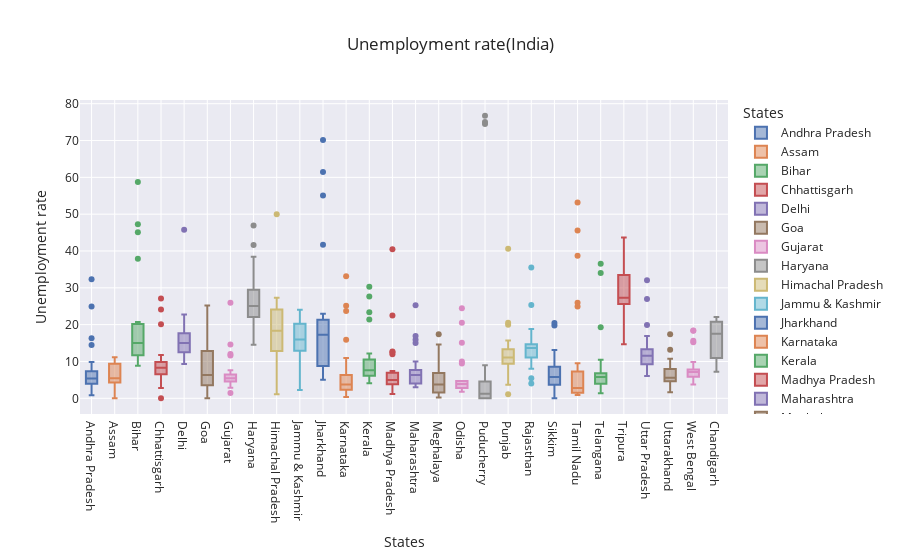

This figure's notebook cell:
### Markdown cell above
### Analysis by boxplot

### Code cell
fig_box=px.box(data_frame=data_India,x='States',y='Unemployment rate',color='States',title='Unemployment rate(India)',template='seaborn')
fig_box.show()

### Figure 1 — Plotly figure (JSON) as saved in the notebook; plotly's stock layout.template omitted (floating-point values rounded to 4 significant figures)
{"data": [{"alignmentgroup": "True", "hovertemplate": "States=%{x}<br>Unemployment rate=%{y}<extra></extra>", "legendgroup": "Andhra Pradesh", "marker": {"color": "rgb(76,114,176)"}, "name": "Andhra Pradesh", "notched": false, "offsetgroup": "Andhra Pradesh", "orientation": "v", "showlegend": true, "type": "box", "x": ["Andhra Pradesh", "Andhra Pradesh", "Andhra Pradesh", "Andhra Pradesh", "Andhra Pradesh", "Andhra Pradesh", "Andhra Pradesh", "Andhra Pradesh", "Andhra Pradesh", "Andhra Pradesh", "Andhra Pradesh", "Andhra Pradesh", "Andhra Pradesh", "Andhra Pradesh", "Andhra Pradesh", "Andhra Pradesh", "Andhra Pradesh", "Andhra Pradesh", "Andhra Pradesh", "Andhra Pradesh", "Andhra Pradesh", "Andhra Pradesh", "Andhra Pradesh", "Andhra Pradesh", "Andhra Pradesh", "Andhra Pradesh", "Andhra Pradesh", "Andhra Pradesh"], "x0": " ", "xaxis": "x", "y": [3.65, 3.05, 3.75, 3.32, 5.17, 3.52, 4.12, 4.38, 4.84, 5.91, 4.06, 16.29, 14.46, 0.85, 6.09, 3.8, 5.64, 4.61, 6.01, 4.7, 7.54, 7.88, 7.11, 5.66, 9.88, 32.3, 24.91, 5.86], "y0": " ", "yaxis": "y"}, {"alignmentgroup": "True", "hovertemplate": "States=%{x}<br>Unemployment rate=%{y}<extra></extra>", "legendgroup": "Assam", "marker": {"color": "rgb(221,132,82)"}, "name": "Assam", "notched": false, "offsetgroup": "Assam", "orientation": "v", "showlegend": true, "type": "box", "x": ["Assam", "Assam", "Assam", "Assam", "Assam", "Assam", "Assam", "Assam", "Assam", "Assam", "Assam", "Assam", "Assam", "Assam", "Assam", "Assam", "Assam", "Assam", "Assam", "Assam", "Assam", "Assam", "Assam", "Assam", "Assam", "Assam"], "x0": " ", "xaxis": "x", "y": [4.29, 5.08, 4.26, 5.79, 4.46, 4.65, 4.66, 4.29, 3.26, 3.77, 9.38, 0, 7.87, 9.89, 3.21, 10.39, 9.26, 11.17, 6.31, 5.02, 7.24, 9.98, 10.34, 8.37, 10.77, 3.42], "y0": " ", "yaxis": "y"}, {"alignmentgroup": "True", "hovertemplate": "States=%{x}<br>Unemployment rate=%{y}<extra></extra>", "legendgroup": "Bihar", "marker": {"color": "rgb(85,168,104)"}, "name": "Bihar", "notched": false, "offsetgroup": "Bihar", "orientation": "v", "showlegend": true, "type": "box", "x": ["Bihar", "Bihar", "Bihar", "Bihar", "Bihar", "Bihar", "Bihar", "Bihar", "Bihar", "Bihar", "Bihar", "Bihar", "Bihar", "Bihar", "Bihar", "Bihar", "Bihar", "Bihar", "Bihar", "Bihar", "Bihar", "Bihar", "Bihar", "Bihar", "Bihar", "Bihar", "Bihar", "Bihar"], "x0": " ", "xaxis": "x", "y": [9.27, 10.2, 13.44, 11, 8.87, 12.47, 12.4, 10.16, 9.13, 9.61, 15.39, 45.09, 47.26, 20.49, 19.9, 13.29, 16.41, 17.66, 20.46, 14.06, 17.62, 14.91, 20.69, 15.11, 15.73, 58.77, 37.87, 12.45], "y0": " ", "yaxis": "y"}, {"alignmentgroup": "True", "hovertemplate": "States=%{x}<br>Unemployment rate=%{y}<extra></extra>", "legendgroup": "Chhattisgarh", "marker": {"color": "rgb(196,78,82)"}, "name": "Chhattisgarh", "notched": false, "offsetgroup": "Chhattisgarh", "orientation": "v", "showlegend": true, "type": "box", "x": ["Chhattisgarh", "Chhattisgarh", "Chhattisgarh", "Chhattisgarh", "Chhattisgarh", "Chhattisgarh", "Chhattisgarh", "Chhattisgarh", "Chhattisgarh", "Chhattisgarh", "Chhattisgarh", "Chhattisgarh", "Chhattisgarh", "Chhattisgarh", "Chhattisgarh", "Chhattisgarh", "Chhattisgarh", "Chhattisgarh", "Chhattisgarh", "Chhattisgarh", "Chhattisgarh", "Chhattisgarh", "Chhattisgarh", "Chhattisgarh", "Chhattisgarh", "Chhattisgarh", "Chhattisgarh", "Chhattisgarh"], "x0": " ", "xaxis": "x", "y": [9.82, 6.76, 4.54, 4.64, 8.33, 6.96, 2.77, 6.11, 9.89, 7.89, 7.31, 0, 7.64, 10.14, 9.77, 11.77, 8.17, 6.29, 9.46, 10.27, 8.32, 3.57, 9.01, 9.79, 8.21, 20.13, 24.1, 27.07], "y0": " ", "yaxis": "y"}, {"alignmentgroup": "True", "hovertemplate": "States=%{x}<br>Unemployment rate=%{y}<extra></extra>", "legendgroup": "Delhi", "marker": {"color": "rgb(129,114,179)"}, "name": "Delhi", "notched": false, "offsetgroup": "Delhi", "orientation": "v", "showlegend": true, "type": "box", "x": ["Delhi", "Delhi", "Delhi", "Delhi", "Delhi", "Delhi", "Delhi", "Delhi", "Delhi", "Delhi", "Delhi", "Delhi", "Delhi", "Delhi", "Delhi", "Delhi", "Delhi", "Delhi", "Delhi", "Delhi", "Delhi", "Delhi", "Delhi", "Delhi", "Delhi", "Delhi", "Delhi", "Delhi"], "x0": " ", "xaxis": "x", "y": [12.56, 9.33, 11.07, 17.18, 12.5, 15.84, 11.11, 16.97, 13.48, 13.81, 15.18, 20.69, 22.76, 21.14, 12.31, 12.76, 14.68, 13.52, 20.59, 12.41, 16.11, 11.07, 22.45, 14.86, 17.09, 16.51, 45.78, 18.11], "y0": " ", "yaxis": "y"}, {"alignmentgroup": "True", "hovertemplate": "States=%{x}<br>Unemployment rate=%{y}<extra></extra>", "legendgroup": "Goa", "marker": {"color": "rgb(147,120,96)"}, "name": "Goa", "notched": false, "offsetgroup": "Goa", "orientation": "v", "showlegend": true, "type": "box", "x": ["Goa", "Goa", "Goa", "Goa", "Goa", "Goa", "Goa", "Goa", "Goa", "Goa", "Goa", "Goa", "Goa", "Goa", "Goa", "Goa", "Goa", "Goa", "Goa", "Goa", "Goa", "Goa", "Goa", "Goa"], "x0": " ", "xaxis": "x", "y": [2.91, 5.45, 10.98, 1.98, 3.61, 7.21, 23.71, 3.54, 5.38, 0, 15.91, 20, 2.75, 13.33, 12.28, 4.9, 3.16, 12.31, 25.2, 16.22, 10.92, 4.31, 4.76, 11.76], "y0": " ", "yaxis": "y"}, {"alignmentgroup": "True", "hovertemplate": "States=%{x}<br>Unemployment rate=%{y}<extra></extra>", "legendgroup": "Gujarat", "marker": {"color": "rgb(218,139,195)"}, "name": "Gujarat", "notched": false, "offsetgroup": "Gujarat", "orientation": "v", "showlegend": true, "type": "box", "x": ["Gujarat", "Gujarat", "Gujarat", "Gujarat", "Gujarat", "Gujarat", "Gujarat", "Gujarat", "Gujarat", "Gujarat", "Gujarat", "Gujarat", "Gujarat", "Gujarat", "Gujarat", "Gujarat", "Gujarat", "Gujarat", "Gujarat", "Gujarat", "Gujarat", "Gujarat", "Gujarat", "Gujarat", "Gujarat", "Gujarat", "Gujarat", "Gujarat"], "x0": " ", "xaxis": "x", "y": [2.88, 4.77, 4.58, 3.7, 6.29, 4.91, 4.68, 3.46, 5.35, 6.64, 7.59, 12, 14.58, 1.41, 4.09, 6.31, 5.15, 4.2, 5.96, 5.45, 7.53, 5.71, 5.82, 6.04, 5.39, 25.94, 11.62, 4.54], "y0": " ", "yaxis": "y"}, {"alignmentgroup": "True", "hovertemplate": "States=%{x}<br>Unemployment rate=%{y}<extra></extra>", "legendgroup": "Haryana", "marker": {"color": "rgb(140,140,140)"}, "name": "Haryana", "notched": false, "offsetgroup": "Haryana", "orientation": "v", "showlegend": true, "type": "box", "x": ["Haryana", "Haryana", "Haryana", "Haryana", "Haryana", "Haryana", "Haryana", "Haryana", "Haryana", "Haryana", "Haryana", "Haryana", "Haryana", "Haryana", "Haryana", "Haryana", "Haryana", "Haryana", "Haryana", "Haryana", "Haryana", "Haryana", "Haryana", "Haryana", "Haryana", "Haryana", "Haryana", "Haryana"], "x0": " ", "xaxis": "x", "y": [14.54, 23.08, 16.22, 30.94, 16.36, 24.17, 16.59, 29.56, 16.21, 27.19, 23.92, 41.61, 34.22, 35.57, 24.67, 20.42, 25.45, 24.19, 26.84, 21.04, 27.06, 23.65, 27.24, 23.29, 27.14, 46.89, 38.46, 29.41], "y0": " ", "yaxis": "y"}, {"alignmentgroup": "True", "hovertemplate": "States=%{x}<br>Unemployment rate=%{y}<extra></extra>", "legendgroup": "Himachal Pradesh", "marker": {"color": "rgb(204,185,116)"}, "name": "Himachal Pradesh", "notched": false, "offsetgroup": "Himachal Pradesh", "orientation": "v", "showlegend": true, "type": "box", "x": ["Himachal Pradesh", "Himachal Pradesh", "Himachal Pradesh", "Himachal Pradesh", "Himachal Pradesh", "Himachal Pradesh", "Himachal Pradesh", "Himachal Pradesh", "Himachal Pradesh", "Himachal Pradesh", "Himachal Pradesh", "Himachal Pradesh", "Himachal Pradesh", "Himachal Pradesh", "Himachal Pradesh", "Himachal Pradesh", "Himachal Pradesh", "Himachal Pradesh", "Himachal Pradesh", "Himachal Pradesh", "Himachal Pradesh", "Himachal Pradesh", "Himachal Pradesh", "Himachal Pradesh", "Himachal Pradesh", "Himachal Pradesh", "Himachal Pradesh", "Himachal Pradesh"], "x0": " ", "xaxis": "x", "y": [13.68, 11.43, 20.59, 18.56, 15.98, 15.81, 22.86, 19.46, 16.67, 15.42, 17.71, 2.13, 25.64, 1.12, 10.88, 21.43, 21.51, 24.48, 12, 23.77, 27.27, 25.32, 18.15, 27.31, 26.44, 2.7, 50, 10.81], "y0": " ", "yaxis": "y"}, {"alignmentgroup": "True", "hovertemplate": "States=%{x}<br>Unemployment rate=%{y}<extra></extra>", "legendgroup": "Jammu & Kashmir", "marker": {"color": "rgb(100,181,205)"}, "name": "Jammu & Kashmir", "notched": false, "offsetgroup": "Jammu & Kashmir", "orientation": "v", "showlegend": true, "type": "box", "x": ["Jammu & Kashmir", "Jammu & Kashmir", "Jammu & Kashmir", "Jammu & Kashmir", "Jammu & Kashmir", "Jammu & Kashmir", "Jammu & Kashmir", "Jammu & Kashmir", "Jammu & Kashmir", "Jammu & Kashmir", "Jammu & Kashmir", "Jammu & Kashmir", "Jammu & Kashmir", "Jammu & Kashmir", "Jammu & Kashmir", "Jammu & Kashmir", "Jammu & Kashmir", "Jammu & Kashmir", "Jammu & Kashmir", "Jammu & Kashmir", "Jammu & Kashmir"], "x0": " ", "xaxis": "x", "y": [12.78, 12.09, 13.67, 11.32, 19.27, 14.73, 22.19, 21.23, 16, 2.22, 18.97, 23.04, 19.88, 21.55, 24.06, 14.29, 7.02, 18.54, 19.86, 14.29, 12.96], "y0": " ", "yaxis": "y"}, {"alignmentgroup": "True", "hovertemplate": "States=%{x}<br>Unemployment rate=%{y}<extra></extra>", "legendgroup": "Jharkhand", "marker": {"color": "rgb(76,114,176)"}, "name": "Jharkhand", "notched": false, "offsetgroup": "Jharkhand", "orientation": "v", "showlegend": true, "type": "box", "x": ["Jharkhand", "Jharkhand", "Jharkhand", "Jharkhand", "Jharkhand", "Jharkhand", "Jharkhand", "Jharkhand", "Jharkhand", "Jharkhand", "Jharkhand", "Jharkhand", "Jharkhand", "Jharkhand", "Jharkhand", "Jharkhand", "Jharkhand", "Jharkhand", "Jharkhand", "Jharkhand", "Jharkhand", "Jharkhand", "Jharkhand", "Jharkhand", "Jharkhand", "Jharkhand", "Jharkhand", "Jharkhand"], "x0": " ", "xaxis": "x", "y": [7.11, 8.46, 9.98, 12.06, 7.12, 6.57, 8.07, 15.15, 6.16, 9.06, 5.01, 41.72, 55.1, 21.53, 17.23, 20.51, 15.67, 20.25, 21.16, 19.05, 17.34, 22.01, 22.96, 19.67, 16.4, 61.48, 70.17, 19.38], "y0": " ", "yaxis": "y"}, {"alignmentgroup": "True", "hovertemplate": "States=%{x}<br>Unemployment rate=%{y}<extra></extra>", "legendgroup": "Karnataka", "marker": {"color": "rgb(221,132,82)"}, "name": "Karnataka", "notched": false, "offsetgroup": "Karnataka", "orientation": "v", "showlegend": true, "type": "box", "x": ["Karnataka", "Karnataka", "Karnataka", "Karnataka", "Karnataka", "Karnataka", "Karnataka", "Karnataka", "Karnataka", "Karnataka", "Karnataka", "Karnataka", "Karnataka", "Karnataka", "Karnataka", "Karnataka", "Karnataka", "Karnataka", "Karnataka", "Karnataka", "Karnataka", "Karnataka", "Karnataka", "Karnataka", "Karnataka", "Karnataka", "Karnataka", "Karnataka"], "x0": " ", "xaxis": "x", "y": [5.46, 5.98, 0.52, 0.37, 3.2, 7.13, 1.19, 0.41, 2.57, 4.11, 2.39, 33.17, 23.72, 10.92, 6.56, 5, 2.29, 1.27, 3.57, 3.87, 3.44, 1.56, 3.31, 2.88, 4.92, 25.12, 15.88, 6.12], "y0": " ", "yaxis": "y"}, {"alignmentgroup": "True", "hovertemplate": "States=%{x}<br>Unemployment rate=%{y}<extra></extra>", "legendgroup": "Kerala", "marker": {"color": "rgb(85,168,104)"}, "name": "Kerala", "notched": false, "offsetgroup": "Kerala", "orientation": "v", "showlegend": true, "type": "box", "x": ["Kerala", "Kerala", "Kerala", "Kerala", "Kerala", "Kerala", "Kerala", "Kerala", "Kerala", "Kerala", "Kerala", "Kerala", "Kerala", "Kerala", "Kerala", "Kerala", "Kerala", "Kerala", "Kerala", "Kerala", "Kerala", "Kerala", "Kerala", "Kerala", "Kerala", "Kerala", "Kerala", "Kerala"], "x0": " ", "xaxis": "x", "y": [6.63, 9, 4.95, 10.32, 5.35, 9.14, 5, 10.77, 4.11, 8.91, 8.85, 10.71, 23.38, 27.66, 6.11, 6.67, 7.58, 7.69, 5.52, 5.35, 6.71, 7.31, 6.65, 6.08, 9.14, 21.43, 30.28, 12.17], "y0": " ", "yaxis": "y"}, {"alignmentgroup": "True", "hovertemplate": "States=%{x}<br>Unemployment rate=%{y}<extra></extra>", "legendgroup": "Madhya Pradesh", "marker": {"color": "rgb(196,78,82)"}, "name": "Madhya Pradesh", "notched": false, "offsetgroup": "Madhya Pradesh", "orientation": "v", "showlegend": true, "type": "box", "x": ["Madhya Pradesh", "Madhya Pradesh", "Madhya Pradesh", "Madhya Pradesh", "Madhya Pradesh", "Madhya Pradesh", "Madhya Pradesh", "Madhya Pradesh", "Madhya Pradesh", "Madhya Pradesh", "Madhya Pradesh", "Madhya Pradesh", "Madhya Pradesh", "Madhya Pradesh", "Madhya Pradesh", "Madhya Pradesh", "Madhya Pradesh", "Madhya Pradesh", "Madhya Pradesh", "Madhya Pradesh", "Madhya Pradesh", "Madhya Pradesh", "Madhya Pradesh", "Madhya Pradesh", "Madhya Pradesh", "Madhya Pradesh", "Madhya Pradesh", "Madhya Pradesh"], "x0": " ", "xaxis": "x", "y": [3.63, 4.25, 3.92, 4.94, 3.08, 2.98, 2.72, 2.94, 3.66, 4.42, 1.19, 12.5, 22.46, 6.46, 3.91, 6.38, 7.38, 6.82, 7, 4.4, 6.06, 6.2, 5.17, 4.96, 4.8, 11.94, 40.49, 12.72], "y0": " ", "yaxis": "y"}, {"alignmentgroup": "True", "hovertemplate": "States=%{x}<br>Unemployment rate=%{y}<extra></extra>", "legendgroup": "Maharashtra", "marker": {"color": "rgb(129,114,179)"}, "name": "Maharashtra", "notched": false, "offsetgroup": "Maharashtra", "orientation": "v", "showlegend": true, "type": "box", "x": ["Maharashtra", "Maharashtra", "Maharashtra", "Maharashtra", "Maharashtra", "Maharashtra", "Maharashtra", "Maharashtra", "Maharashtra", "Maharashtra", "Maharashtra", "Maharashtra", "Maharashtra", "Maharashtra", "Maharashtra", "Maharashtra", "Maharashtra", "Maharashtra", "Maharashtra", "Maharashtra", "Maharashtra", "Maharashtra", "Maharashtra", "Maharashtra", "Maharashtra", "Maharashtra", "Maharashtra", "Maharashtra"], "x0": " ", "xaxis": "x", "y": [3.67, 4.34, 3.66, 3.76, 4.4, 3.81, 3.68, 3.03, 3.8, 4.24, 5.38, 25.28, 16.89, 9.4, 6.08, 6.46, 6.35, 7.57, 7.6, 7.51, 7.6, 7.83, 6.67, 5.34, 6.34, 14.99, 15.92, 10.01], "y0": " ", "yaxis": "y"}, {"alignmentgroup": "True", "hovertemplate": "States=%{x}<br>Unemployment rate=%{y}<extra></extra>", "legendgroup": "Meghalaya", "marker": {"color": "rgb(147,120,96)"}, "name": "Meghalaya", "notched": false, "offsetgroup": "Meghalaya", "orientation": "v", "showlegend": true, "type": "box", "x": ["Meghalaya", "Meghalaya", "Meghalaya", "Meghalaya", "Meghalaya", "Meghalaya", "Meghalaya", "Meghalaya", "Meghalaya", "Meghalaya", "Meghalaya", "Meghalaya", "Meghalaya", "Meghalaya", "Meghalaya", "Meghalaya", "Meghalaya", "Meghalaya", "Meghalaya", "Meghalaya", "Meghalaya", "Meghalaya", "Meghalaya", "Meghalaya", "Meghalaya", "Meghalaya", "Meghalaya"], "x0": " ", "xaxis": "x", "y": [3.16, 4.23, 1.03, 0.52, 0.24, 3.7, 1.5, 1.8, 0.97, 2.76, 1.28, 8.38, 3.73, 1.35, 8.4, 8.66, 4.43, 5.8, 5.3, 7.2, 3.02, 5.21, 4.76, 7.37, 2.8, 17.39, 14.58], "y0": " ", "yaxis": "y"}, {"alignmentgroup": "True", "hovertemplate": "States=%{x}<br>Unemployment rate=%{y}<extra></extra>", "legendgroup": "Odisha", "marker": {"color": "rgb(218,139,195)"}, "name": "Odisha", "notched": false, "offsetgroup": "Odisha", "orientation": "v", "showlegend": true, "type": "box", "x": ["Odisha", "Odisha", "Odisha", "Odisha", "Odisha", "Odisha", "Odisha", "Odisha", "Odisha", "Odisha", "Odisha", "Odisha", "Odisha", "Odisha", "Odisha", "Odisha", "Odisha", "Odisha", "Odisha", "Odisha", "Odisha", "Odisha", "Odisha", "Odisha", "Odisha", "Odisha", "Odisha", "Odisha"], "x0": " ", "xaxis": "x", "y": [4.17, 4.71, 3.31, 3.68, 4.31, 4.28, 4.72, 4.67, 1.81, 3.31, 15.09, 24.48, 9.45, 4.59, 2.95, 2.63, 1.78, 3.5, 3.78, 4.5, 2.23, 3.36, 2.28, 2.19, 3.96, 20.5, 10, 2.18], "y0": " ", "yaxis": "y"}, {"alignmentgroup": "True", "hovertemplate": "States=%{x}<br>Unemployment rate=%{y}<extra></extra>", "legendgroup": "Puducherry", "marker": {"color": "rgb(140,140,140)"}, "name": "Puducherry", "notched": false, "offsetgroup": "Puducherry", "orientation": "v", "showlegend": true, "type": "box", "x": ["Puducherry", "Puducherry", "Puducherry", "Puducherry", "Puducherry", "Puducherry", "Puducherry", "Puducherry", "Puducherry", "Puducherry", "Puducherry", "Puducherry", "Puducherry", "Puducherry", "Puducherry", "Puducherry", "Puducherry", "Puducherry", "Puducherry", "Puducherry", "Puducherry", "Puducherry", "Puducherry", "Puducherry", "Puducherry", "Puducherry"], "x0": " ", "xaxis": "x", "y": [0, 0, 0, 4.85, 0, 1.18, 0, 1.99, 0.58, 1.74, 2.31, 74.51, 1.25, 0, 0, 8.95, 1.22, 1.17, 1.37, 5.21, 0.57, 1.78, 0.62, 76.74, 75, 4.55], "y0": " ", "yaxis": "y"}, {"alignmentgroup": "True", "hovertemplate": "States=%{x}<br>Unemployment rate=%{y}<extra></extra>", "legendgroup": "Punjab", "marker": {"color": "rgb(204,185,116)"}, "name": "Punjab", "notched": false, "offsetgroup": "Punjab", "orientation": "v", "showlegend": true, "type": "box", "x": ["Punjab", "Punjab", "Punjab", "Punjab", "Punjab", "Punjab", "Punjab", "Punjab", "Punjab", "Punjab", "Punjab", "Punjab", "Punjab", "Punjab", "Punjab", "Punjab", "Punjab", "Punjab", "Punjab", "Punjab", "Punjab", "Punjab", "Punjab", "Punjab", "Punjab", "Punjab", "Punjab", "Punjab"], "x0": " ", "xaxis": "x", "y": [9.17, 12.21, 9.64, 6.69, 8.59, 12.56, 7.07, 6.13, 9.69, 10.41, 10.51, 3.69, 40.59, 20, 13.49, 13.17, 11.61, 11.99, 15.69, 13.75, 10.39, 11.97, 13.68, 11.99, 9.97, 1.13, 20.54, 10.55], "y0": " ", "yaxis": "y"}, {"alignmentgroup": "True", "hovertemplate": "States=%{x}<br>Unemployment rate=%{y}<extra></extra>", "legendgroup": "Rajasthan", "marker": {"color": "rgb(100,181,205)"}, "name": "Rajasthan", "notched": false, "offsetgroup": "Rajasthan", "orientation": "v", "showlegend": true, "type": "box", "x": ["Rajasthan", "Rajasthan", "Rajasthan", "Rajasthan", "Rajasthan", "Rajasthan", "Rajasthan", "Rajasthan", "Rajasthan", "Rajasthan", "Rajasthan", "Rajasthan", "Rajasthan", "Rajasthan", "Rajasthan", "Rajasthan", "Rajasthan", "Rajasthan", "Rajasthan", "Rajasthan", "Rajasthan", "Rajasthan", "Rajasthan", "Rajasthan", "Rajasthan", "Rajasthan", "Rajasthan", "Rajasthan"], "x0": " ", "xaxis": "x", "y": [4.03, 13.7, 9.7, 12.5, 5.45, 14.66, 10.47, 13.96, 8, 14.48, 9.47, 12.25, 10.45, 13.86, 13.62, 14.36, 11.67, 14.71, 12.63, 13.02, 14.3, 18.04, 18.82, 17.02, 18.54, 35.53, 25.35, 13.04], "y0": " ", "yaxis": "y"}, {"alignmentgroup": "True", "hovertemplate": "States=%{x}<br>Unemployment rate=%{y}<extra></extra>", "legendgroup": "Sikkim", "marker": {"color": "rgb(76,114,176)"}, "name": "Sikkim", "notched": false, "offsetgroup": "Sikkim", "orientation": "v", "showlegend": true, "type": "box", "x": ["Sikkim", "Sikkim", "Sikkim", "Sikkim", "Sikkim", "Sikkim", "Sikkim", "Sikkim", "Sikkim", "Sikkim", "Sikkim", "Sikkim", "Sikkim", "Sikkim", "Sikkim", "Sikkim", "Sikkim"], "x0": " ", "xaxis": "x", "y": [5.48, 13.11, 1, 0, 5.81, 8.2, 7.76, 2.56, 4.82, 4.81, 9.68, 4.04, 7.37, 20.45, 5.77, 19.75, 2.63], "y0": " ", "yaxis": "y"}, {"alignmentgroup": "True", "hovertemplate": "States=%{x}<br>Unemployment rate=%{y}<extra></extra>", "legendgroup": "Tamil Nadu", "marker": {"color": "rgb(221,132,82)"}, "name": "Tamil Nadu", "notched": false, "offsetgroup": "Tamil Nadu", "orientation": "v", "showlegend": true, "type": "box", "x": ["Tamil Nadu", "Tamil Nadu", "Tamil Nadu", "Tamil Nadu", "Tamil Nadu", "Tamil Nadu", "Tamil Nadu", "Tamil Nadu", "Tamil Nadu", "Tamil Nadu", "Tamil Nadu", "Tamil Nadu", "Tamil Nadu", "Tamil Nadu", "Tamil Nadu", "Tamil Nadu", "Tamil Nadu", "Tamil Nadu", "Tamil Nadu", "Tamil Nadu", "Tamil Nadu", "Tamil Nadu", "Tamil Nadu", "Tamil Nadu", "Tamil Nadu", "Tamil Nadu", "Tamil Nadu", "Tamil Nadu"], "x0": " ", "xaxis": "x", "y": [0.97, 0.92, 6.01, 2.91, 1.71, 1.46, 2.46, 3.73, 1.18, 1.17, 6.36, 53.19, 38.73, 2.06, 0.89, 1.56, 3.18, 9.53, 1.86, 1.13, 2.65, 8.05, 2.05, 3.31, 6.46, 45.55, 25.95, 24.93], "y0": " ", "yaxis": "y"}, {"alignmentgroup": "True", "hovertemplate": "States=%{x}<br>Unemployment rate=%{y}<extra></extra>", "legendgroup": "Telangana", "marker": {"color": "rgb(85,168,104)"}, "name": "Telangana", "notched": false, "offsetgroup": "Telangana", "orientation": "v", "showlegend": true, "type": "box", "x": ["Telangana", "Telangana", "Telangana", "Telangana", "Telangana", "Telangana", "Telangana", "Telangana", "Telangana", "Telangana", "Telangana", "Telangana", "Telangana", "Telangana", "Telangana", "Telangana", "Telangana", "Telangana", "Telangana", "Telangana", "Telangana", "Telangana", "Telangana", "Telangana", "Telangana", "Telangana", "Telangana", "Telangana"], "x0": " ", "xaxis": "x", "y": [2.23, 5.92, 2.45, 1.4, 5.49, 7.29, 6.47, 1.35, 5.02, 9.02, 5.63, 4.51, 34.01, 19.3, 1.52, 1.43, 3.73, 4.19, 6.19, 6.74, 5.23, 4.22, 6.49, 6.74, 6.1, 10.5, 36.57, 6.92], "y0": " ", "yaxis": "y"}, {"alignmentgroup": "True", "hovertemplate": "States=%{x}<br>Unemployment rate=%{y}<extra></extra>", "legendgroup": "Tripura", "marker": {"color": "rgb(196,78,82)"}, "name": "Tripura", "notched": false, "offsetgroup": "Tripura", "orientation": "v", "showlegend": true, "type": "box", "x": ["Tripura", "Tripura", "Tripura", "Tripura", "Tripura", "Tripura", "Tripura", "Tripura", "Tripura", "Tripura", "Tripura", "Tripura", "Tripura", "Tripura", "Tripura", "Tripura", "Tripura", "Tripura", "Tripura", "Tripura", "Tripura", "Tripura", "Tripura", "Tripura", "Tripura", "Tripura", "Tripura", "Tripura"], "x0": " ", "xaxis": "x", "y": [29.25, 26.64, 22.47, 25.49, 30.23, 27.54, 25.25, 26.53, 31.91, 26.22, 31.61, 43.64, 14.71, 18.84, 34.69, 25.59, 25.81, 33.45, 33.57, 26.67, 27.15, 33.48, 34.37, 33.88, 25.69, 34.88, 16.78, 27.47], "y0": " ", "yaxis": "y"}, {"alignmentgroup": "True", "hovertemplate": "States=%{x}<br>Unemployment rate=%{y}<extra></extra>", "legendgroup": "Uttar Pradesh", "marker": {"color": "rgb(129,114,179)"}, "name": "Uttar Pradesh", "notched": false, "offsetgroup": "Uttar Pradesh", "orientation": "v", "showlegend": true, "type": "box", "x": ["Uttar Pradesh", "Uttar Pradesh", "Uttar Pradesh", "Uttar Pradesh", "Uttar Pradesh", "Uttar Pradesh", "Uttar Pradesh", "Uttar Pradesh", "Uttar Pradesh", "Uttar Pradesh", "Uttar Pradesh", "Uttar Pradesh", "Uttar Pradesh", "Uttar Pradesh", "Uttar Pradesh", "Uttar Pradesh", "Uttar Pradesh", "Uttar Pradesh", "Uttar Pradesh", "Uttar Pradesh", "Uttar Pradesh", "Uttar Pradesh", "Uttar Pradesh", "Uttar Pradesh", "Uttar Pradesh", "Uttar Pradesh", "Uttar Pradesh", "Uttar Pradesh"], "x0": " ", "xaxis": "x", "y": [10.26, 11.13, 9.19, 11.47, 6.45, 10.18, 6.94, 8.43, 6.06, 8.12, 9.37, 19.92, 16.89, 8.51, 14.4, 11.62, 11.8, 14.73, 13.58, 10.35, 11.31, 12.37, 12.34, 11.65, 12.32, 26.94, 32.06, 13.05], "y0": " ", "yaxis": "y"}, {"alignmentgroup": "True", "hovertemplate": "States=%{x}<br>Unemployment rate=%{y}<extra></extra>", "legendgroup": "Uttarakhand", "marker": {"color": "rgb(147,120,96)"}, "name": "Uttarakhand", "notched": false, "offsetgroup": "Uttarakhand", "orientation": "v", "showlegend": true, "type": "box", "x": ["Uttarakhand", "Uttarakhand", "Uttarakhand", "Uttarakhand", "Uttarakhand", "Uttarakhand", "Uttarakhand", "Uttarakhand", "Uttarakhand", "Uttarakhand", "Uttarakhand", "Uttarakhand", "Uttarakhand", "Uttarakhand", "Uttarakhand", "Uttarakhand", "Uttarakhand", "Uttarakhand", "Uttarakhand", "Uttarakhand", "Uttarakhand", "Uttarakhand", "Uttarakhand", "Uttarakhand", "Uttarakhand", "Uttarakhand", "Uttarakhand"], "x0": " ", "xaxis": "x", "y": [1.63, 4.65, 5.74, 6.11, 3.47, 4.83, 5.56, 4.52, 4.17, 4.85, 3.66, 3.57, 10.71, 9.17, 4.69, 6.94, 7.43, 9.62, 4.72, 6.34, 7.39, 8.92, 5.28, 8.15, 13.18, 17.36, 5.08], "y0": " ", "yaxis": "y"}, {"alignmentgroup": "True", "hovertemplate": "States=%{x}<br>Unemployment rate=%{y}<extra></extra>", "legendgroup": "West Bengal", "marker": {"color": "rgb(218,139,195)"}, "name": "West Bengal", "notched": false, "offsetgroup": "West Bengal", "orientation": "v", "showlegend": true, "type": "box", "x": ["West Bengal", "West Bengal", "West Bengal", "West Bengal", "West Bengal", "West Bengal", "West Bengal", "West Bengal", "West Bengal", "West Bengal", "West Bengal", "West Bengal", "West Bengal", "West Bengal", "West Bengal", "West Bengal", "West Bengal", "West Bengal", "West Bengal", "West Bengal", "West Bengal", "West Bengal", "West Bengal", "West Bengal", "West Bengal", "West Bengal", "West Bengal", "West Bengal"], "x0": " ", "xaxis": "x", "y": [6.02, 5.85, 5.62, 5.58, 5.26, 6.78, 5.83, 5.79, 6.79, 3.78, 7.02, 18.32, 18.43, 4.94, 7.25, 7.38, 7.91, 7.27, 7.79, 7.83, 6.61, 7.24, 7.27, 7.55, 6.67, 15.63, 15.22, 9.86], "y0": " ", "yaxis": "y"}, {"alignmentgroup": "True", "hovertemplate": "States=%{x}<br>Unemployment rate=%{y}<extra></extra>", "legendgroup": "Chandigarh", "marker": {"color": "rgb(140,140,140)"}, "name": "Chandigarh", "notched": false, "offsetgroup": "Chandigarh", "orientation": "v", "showlegend": true, "type": "box", "x": ["Chandigarh", "Chandigarh", "Chandigarh", "Chandigarh", "Chandigarh", "Chandigarh", "Chandigarh", "Chandigarh", "Chandigarh", "Chandigarh", "Chandigarh", "Chandigarh"], "x0": " ", "xaxis": "x", "y": [18.35, 12.4, 21.8, 9.52, 20.14, 13.99, 22.05, 8.33, 20, 16.67, 21.43, 7.22], "y0": " ", "yaxis": "y"}], "layout": {"boxmode": "overlay", "legend": {"title": {"text": "States"}, "tracegroupgap": 0}, "title": {"text": "Unemployment rate(India)"}, "xaxis": {"anchor": "y", "categoryarray": ["Andhra Pradesh", "Assam", "Bihar", "Chhattisgarh", "Delhi", "Goa", "Gujarat", "Haryana", "Himachal Pradesh", "Jammu & Kashmir", "Jharkhand", "Karnataka", "Kerala", "Madhya Pradesh", "Maharashtra", "Meghalaya", "Odisha", "Puducherry", "Punjab", "Rajasthan", "Sikkim", "Tamil Nadu", "Telangana", "Tripura", "Uttar Pradesh", "Uttarakhand", "West Bengal", "Chandigarh"], "categoryorder": "array", "domain": [0, 1], "title": {"text": "States"}}, "yaxis": {"anchor": "x", "domain": [0, 1], "title": {"text": "Unemployment rate"}}}}
